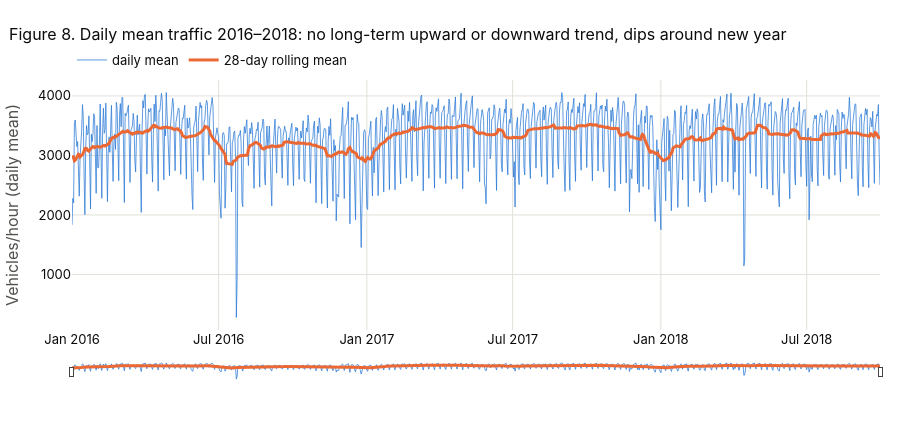

The notebook cell this image was saved under:
### Markdown cell above
### 5.1 Overview: level and long-term trend

### Code cell
OVERVIEW_FREQ = "D"
overview = y_reg.resample(OVERVIEW_FREQ).mean()
fig = go.Figure()
fig.add_trace(go.Scatter(x=overview.index, y=overview.values, mode="lines", line=dict(color=BLUE, width=1),
                         opacity=0.75, name="daily mean", hovertemplate="%{x|%a %d/%m/%Y}: %{y:,.0f}<extra></extra>"))
fig.add_trace(go.Scatter(x=overview.index, y=overview.rolling(28, center=True, min_periods=10).mean().values,
                         mode="lines", line=dict(color=ORANGE, width=3), name="28-day rolling mean",
                         hovertemplate="%{x|%d/%m/%Y}: %{y:,.0f}<extra></extra>"))
show_fig(fig, "Daily mean traffic 2016–2018: no long-term upward or downward trend, dips around new year",
         height=430, yaxis_title="Vehicles/hour (daily mean)", hovermode="x unified",
         xaxis=dict(rangeslider=dict(visible=True, thickness=0.06)))

### Figure 1 — Plotly figure (JSON) as saved in the notebook; plotly's stock layout.template omitted (floating-point values rounded to 4 significant figures; data arrays with more than 128 entries replaced by an {"elided": "..."} marker saying what was removed)
{"data": [{"hovertemplate": "%{x|%a %d/%m/%Y}: %{y:,.0f}<extra></extra>", "line": {"color": "#2a78d6", "width": 1}, "mode": "lines", "name": "daily mean", "opacity": 0.75, "type": "scatter", "x": {"elided": "1004 str values"}, "y": {"elided": "1004 float values"}}, {"hovertemplate": "%{x|%d/%m/%Y}: %{y:,.0f}<extra></extra>", "line": {"color": "#eb6834", "width": 3}, "mode": "lines", "name": "28-day rolling mean", "type": "scatter", "x": {"elided": "1004 str values"}, "y": {"elided": "1004 float values"}}], "layout": {"height": 430, "hovermode": "x unified", "title": {"text": "Figure 8. Daily mean traffic 2016–2018: no long-term upward or downward trend, dips around new year"}, "xaxis": {"rangeslider": {"thickness": 0.06, "visible": true}}, "yaxis": {"title": {"text": "Vehicles/hour (daily mean)"}}}}
